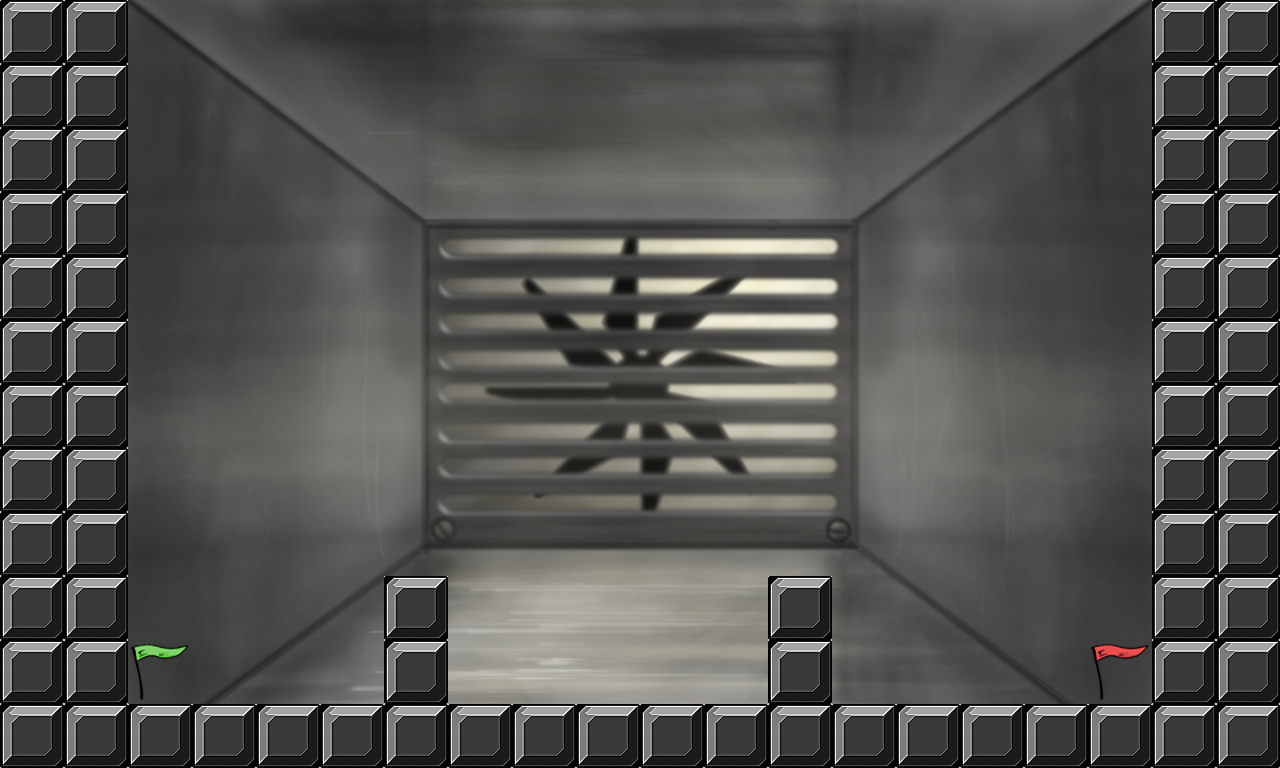

Below is a game level as drawn by its tile map, then a one-line description and the .tmx that defines it (tile-layer data replaced by summaries):
An orthogonal 20x12 tile map with 64x64 px tiles, 2 tile layers (Background, Tiles), 4 tilesets.

<map version="1.0" orientation="orthogonal" width="20" height="12" tilewidth="64" tileheight="64">
 <tileset firstgid="1" name="Walls" tilewidth="64" tileheight="64">
  <image source="Tiles/tile.png" width="64" height="64" />
 </tileset>
 <tileset firstgid="2" name="Start" tilewidth="64" tileheight="64">
  <image source="Tiles/StartFlag.png" width="64" height="64" />
 </tileset>
 <tileset firstgid="3" name="Finish" tilewidth="64" tileheight="64">
  <image source="Tiles/Flag.png" width="64" height="64" />
 </tileset>
 <tileset firstgid="4" name="Background" tilewidth="64" tileheight="64">
  <image source="Tiles/background.png" width="1024" height="768" />
 </tileset>
 <layer name="Background" width="20" height="12">
  <data>[240 cells, 192 non-empty, 192 distinct tile ids]</data>
 </layer>
 <layer name="Tiles" width="20" height="12">
  <data>[240 cells, 70 non-empty, 3 distinct tile ids]</data>
 </layer>
</map>